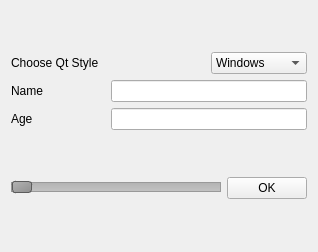
<?xml version="1.0" encoding="UTF-8"?>
<ui version="4.0">
 <class>Form</class>
 <widget class="QWidget" name="Form">
  <property name="geometry">
   <rect>
    <x>0</x>
    <y>0</y>
    <width>318</width>
    <height>252</height>
   </rect>
  </property>
  <property name="windowTitle">
   <string>Form</string>
  </property>
  <layout class="QVBoxLayout">
   <item>
    <layout class="QGridLayout">
     <item row="0" column="0" colspan="2">
      <widget class="QLabel" name="label">
       <property name="text">
        <string>Choose Qt Style</string>
       </property>
      </widget>
     </item>
     <item row="2" column="1" colspan="2">
      <widget class="QLineEdit" name="age"/>
     </item>
     <item row="0" column="2">
      <widget class="QComboBox" name="style">
       <item>
        <property name="text">
         <string>Windows</string>
        </property>
       </item>
       <item>
        <property name="text">
         <string>Fusion</string>
        </property>
       </item>
       <item>
        <property name="text">
         <string>WindowsXP</string>
        </property>
       </item>
      </widget>
     </item>
     <item row="1" column="1" colspan="2">
      <widget class="QLineEdit" name="name"/>
     </item>
     <item row="2" column="0">
      <widget class="QLabel" name="label_3">
       <property name="text">
        <string>Age</string>
       </property>
      </widget>
     </item>
     <item row="1" column="0">
      <widget class="QLabel" name="label_2">
       <property name="text">
        <string>Name</string>
       </property>
      </widget>
     </item>
    </layout>
   </item>
   <item>
    <layout class="QHBoxLayout">
     <item>
      <widget class="QSlider" name="horizontalSlider">
       <property name="styleSheet">
        <string notr="true">  QSlider::groove:horizontal {
      border: 1px solid #999999;
      height: 8px; /* the groove expands to the size of the slider by default. by giving it a height, it has a fixed size */
      background: qlineargradient(x1:0, y1:0, x2:0, y2:1, stop:0 #B1B1B1, stop:1 #c4c4c4);
      margin: 2px 0;
  }

  QSlider::handle:horizontal {
      background: qlineargradient(x1:0, y1:0, x2:1, y2:1, stop:0 #b4b4b4, stop:1 #8f8f8f);
      border: 1px solid #5c5c5c;
      width: 18px;
      margin: -2px 0; /* handle is placed by default on the contents rect of the groove. Expand outside the groove */
      border-radius: 3px;
  }</string>
       </property>
       <property name="orientation">
        <enum>Qt::Horizontal</enum>
       </property>
      </widget>
     </item>
     <item>
      <widget class="QPushButton" name="pushButton">
       <property name="styleSheet">
        <string notr="true"/>
       </property>
       <property name="text">
        <string>OK</string>
       </property>
      </widget>
     </item>
    </layout>
   </item>
  </layout>
 </widget>
 <resources/>
 <connections/>
</ui>
